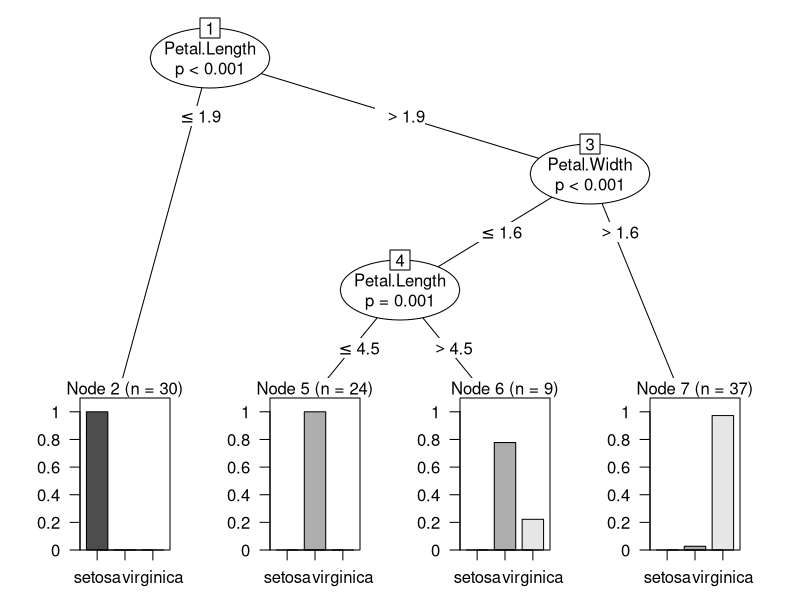

Reproduce this figure in R.


#1.-------------------------------------------------------------------------------------
#Load the libraries e1071 and party. You may have to install them.

#install.packages("e1071")
#install.packages("party")

library(e1071)
library(party)


#2.------------------------------------------------------------------------------------- 
#Create a training set and a test set from the iris data set. The training set shall
#contain 100 data points and the test set shall contain 50 data points. The training set
#and the test set shall be disjunctive.

#------------------------
#Random 100 and 50 values
#train<-iris[sample(150,100),]
#test<-iris[sample(150,50),]

#ind <- sample(2,nrow(iris), replace=TRUE, prob= c(0.7 , 0.3))
#td1 <- iris[ind==1,]
#td2 <- iris[ind==2,]
#nrow(td1)
#nrow(td2)


#fixed 100 and 50 values
#train = iris [1:100,] # this will put the first 100 rows into the training set
#test  = iris [101:150,] # this will put the remaining 50 rows into the test set
#View(train)
#View(test)

#The best tutorial so far 
#
#http://www.gettinggeneticsdone.com/2011/02/split-data-frame-into-testing-and.html
#


# splitdf function will return a list of training and testing sets
splitdf <- function(dataframe, seed=NULL) {
  if (!is.null(seed)) set.seed(seed)
  index <- 1:nrow(dataframe)
  trainindex <- sample(index, trunc(100))
  trainset <- dataframe[trainindex, ]
  testset <- dataframe[-trainindex, ]
  list(trainset=trainset,testset=testset)
}

#apply the function
splits <- splitdf(iris, seed=808)

#it returns a list - two data frames called trainset and testset
#str(splits)

# there are 105 observations in train data frame
#lapply(splits,nrow)

#view the first few columns in each data frame
#lapply(splits,head)

# save the training and testing sets as data frames
training <- splits$trainset
testing <- splits$testset

nrow(training)
nrow(testing)


#3.------------------------------------------------------------------------------------- 
#Train a naive bayes classifier for the species of the iris using Sepal.Length, Sepal.Width,
#Petal.Length, and Petal.Width with the training data (Hint: naiveBayes).

#https://www.youtube.com/watch?v=-utyqQOF9IU&t=79s (see 10:02 minutes)
#https://rpubs.com/dvorakt/144238

#classifier <- naiveBayes(iris$Species ~ iris$Sepal.Length + iris$Sepal.Width + iris$Petal.Length + iris$Petal.Width ,data=training)
#classifier
#table(predict(classifier,testing[,-5]),testing[,5])

model <- naiveBayes(Species ~ ., data = training)
model
table(predict(model, testing[,-5]), testing[,5])


View(testing)
#shows actual number of various data
table(testing$Species) 
data.frame(table(testing$Species))

#Note that setosa irises ( Petal.Width) tend to have smaller petals.width (mean value = .254...) and there is less 
#variation in petal width (standard deviation is only 0.1092....).


#from 

#http://ugrad.stat.ubc.ca/R/library/e1071/html/predict.naiveBayes.html
#data(iris)
#pairs(iris[1:4], main = "Iris Data (red=setosa,green=versicolor,blue=virginica)", pch = 21, bg = c("red", "green3", "blue")[unclass(iris$Species)])

#m <- naiveBayes(Species ~ ., data = iris)
## alternatively:
#m <- naiveBayes(iris[,-5], iris[,5])
#m
#table(predict(m, iris[,-5]), iris[,5])



#4.------------------------------------------------------------------------------------- 
#Train a decision tree with the command ctree for the species of the iris using
#Sepal.Length, Sepal.Width, Petal.Length, and Petal.Width with the training data.


#http://www.exegetic.biz/blog/2013/05/package-party-conditional-inference-trees/
#https://www.r-bloggers.com/package-party-conditional-inference-trees/

irisCtree <- ctree(Species ~ Sepal.Length + Sepal.Width + Petal.Length + Petal.Width, data=training)
print(irisCtree)


#5.------------------------------------------------------------------------------------- 
#Plot the decision tree

plot(irisCtree)

#6.------------------------------------------------------------------------------------- 
#Evaluate the results of both classifiers on both the training and the test data using the
#predict function.


table(testing$Species, predict(irisCtree, newdata = testing),dnn = c("Actual species", "Predicted species"))




#TREE
#The structure of the tree is essentially the same. Only the representation of the nodes 
#differs because, whereas ozone was a continuous numerical variable, iris species is a 
#categorical variable. The nodes are thus represented as bar plots. Node 2 is predominantly 
#setosa, node 5 is mostly versicolor and node 7 is almost all viriginica. Node 6 is half 
#versicolor and half virginica and corresponds to a category with long, narrow petals. 
#It is interesting to note that the model depends only on the dimensions of the petals 
#and not on those of the sepals.
#We can assess the quality of the model by constructing a confusion matrix. This shows 
#that the model performs perfectly for setosa irises. For versicolor it make 1 mistake 
#and and also for virginica he made one mistake


#for confusion matrix: 
#read-> http://www.dataschool.io/simple-guide-to-confusion-matrix-terminology/
#read-> https://en.wikipedia.org/wiki/Confusion_matrix
